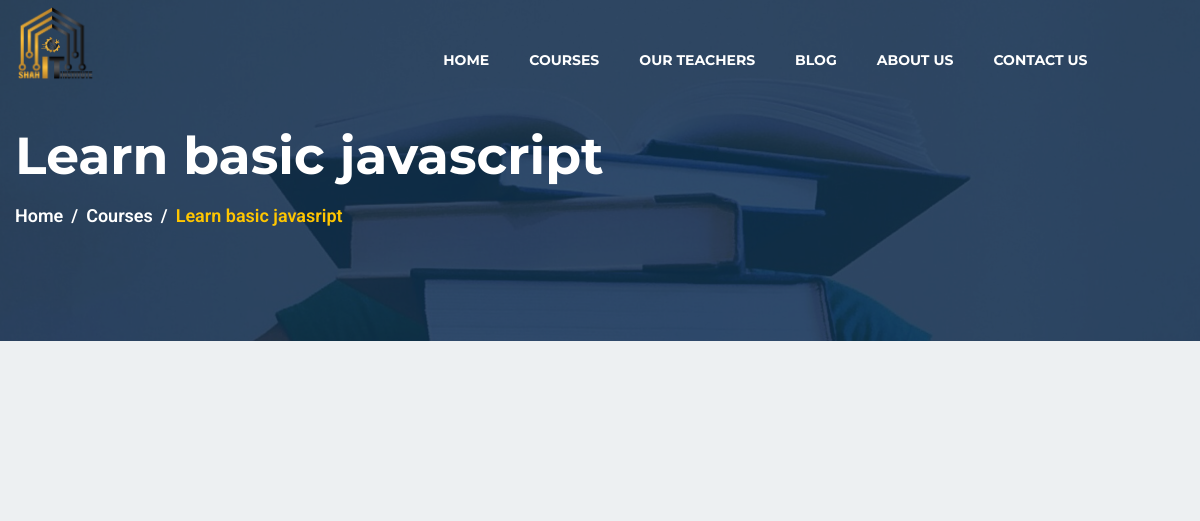
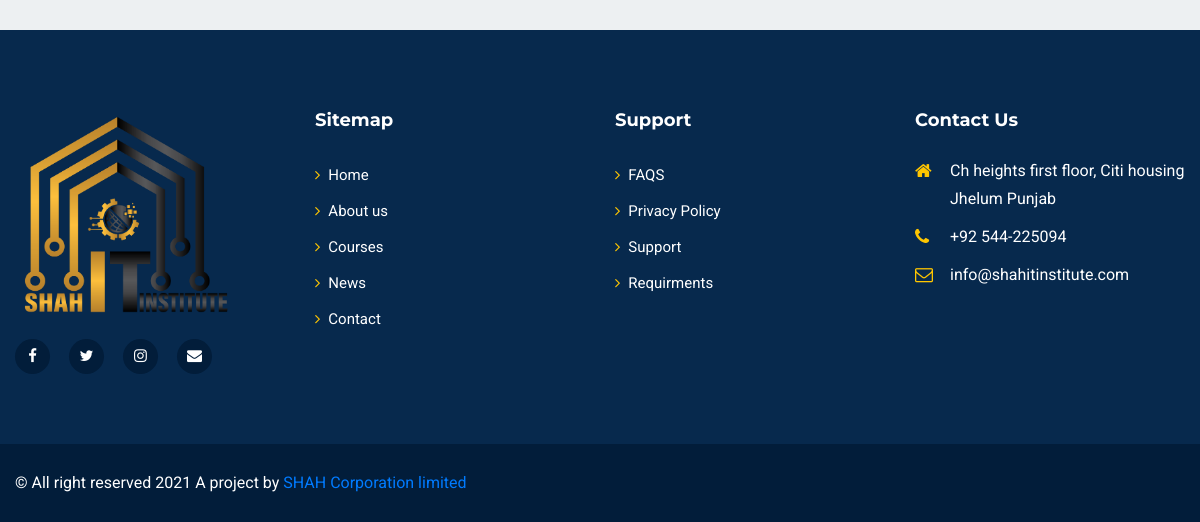
Before: /courses-singel.php?id=Gad-006 with the older database file (2 pictures, top to bottom).
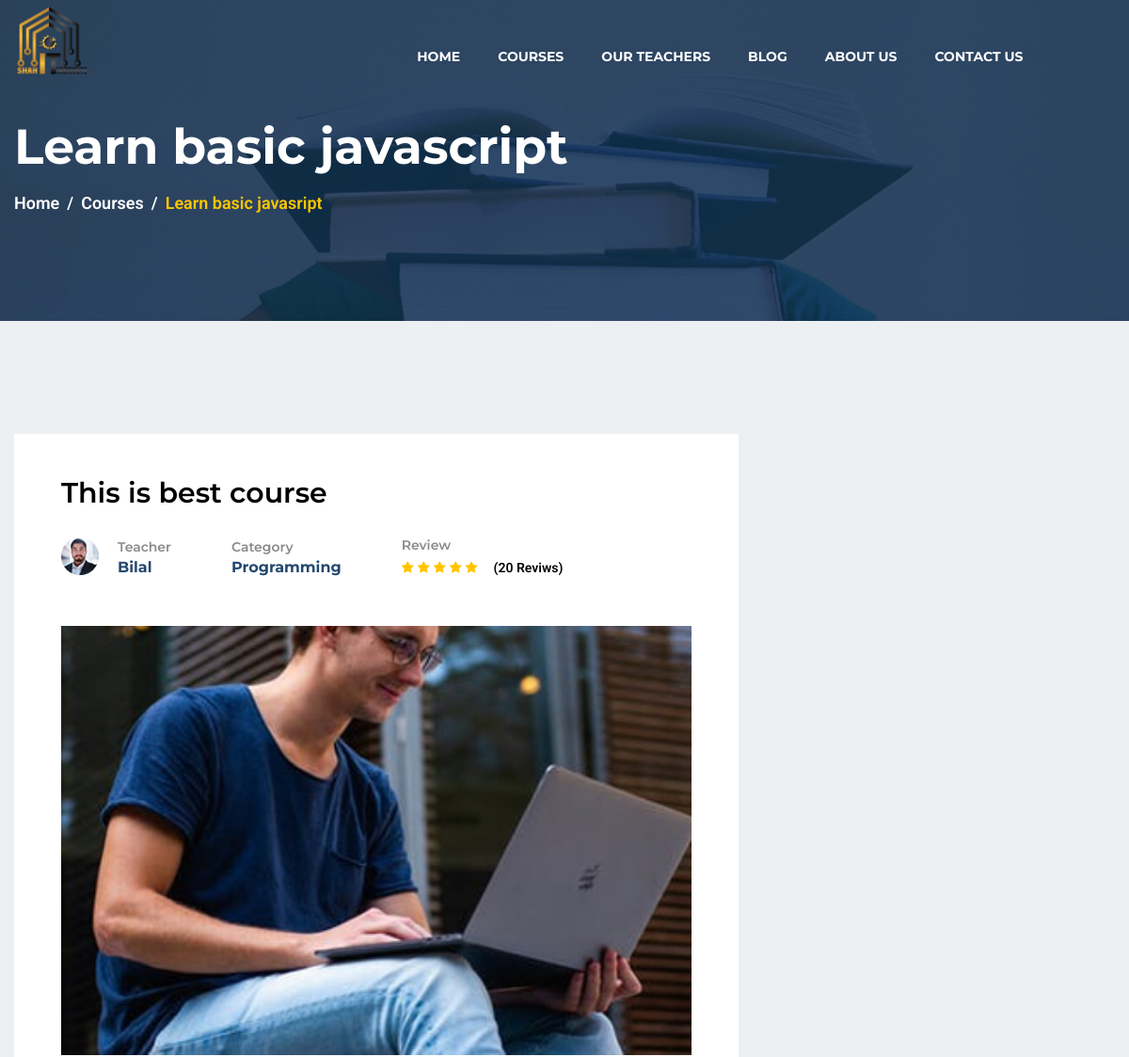
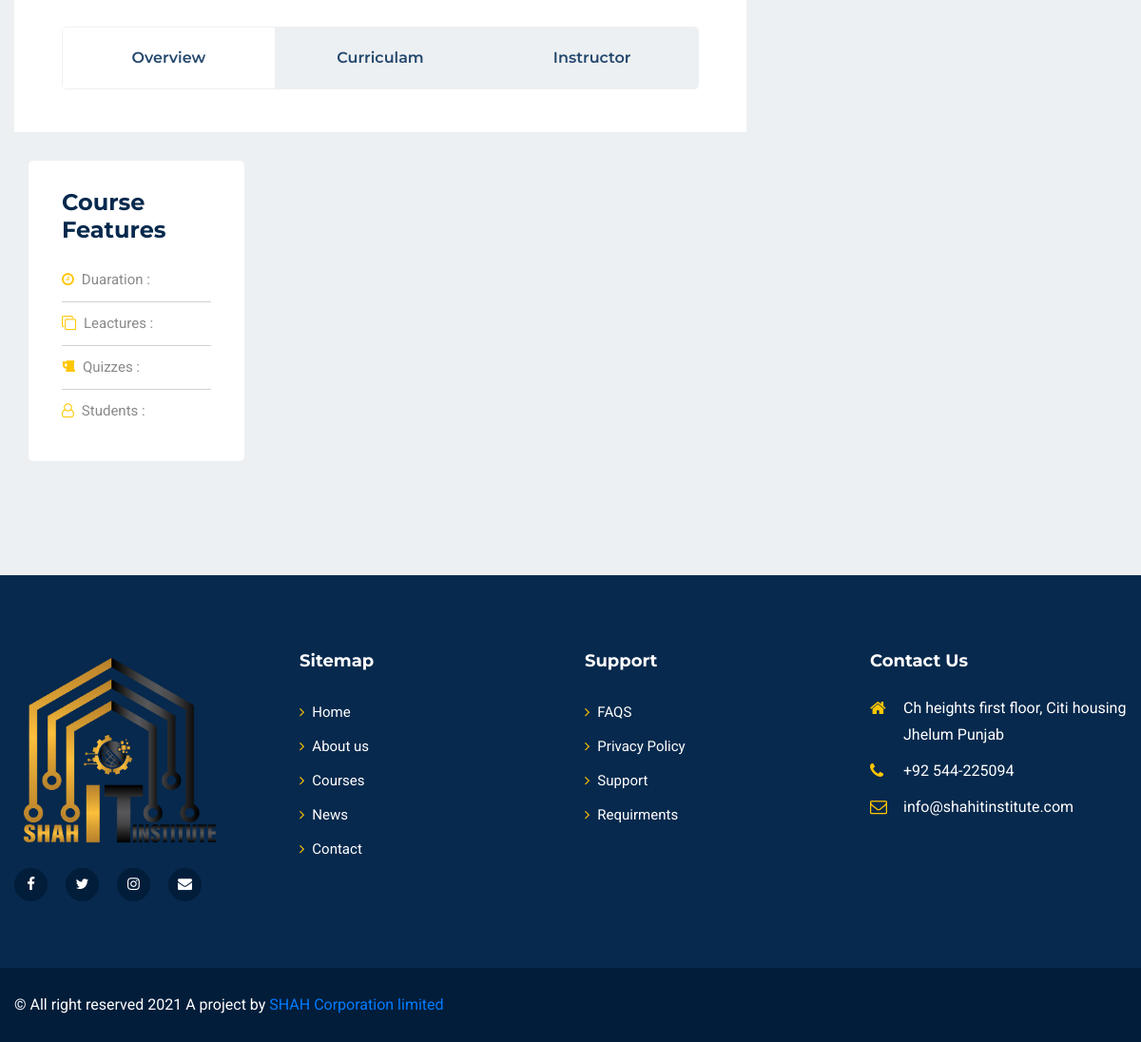
After: the same page with the newer database file (2 pictures, top to bottom).
### tables this page shows
CREATE TABLE `course_deatil` (
  `id` int(11) NOT NULL,
  `course_id` varchar(255) NOT NULL,
  `course_name` varchar(255) NOT NULL,
  `course_category` varchar(255) NOT NULL,
  `teacher_id` varchar(255) NOT NULL,
  `course_image` blob NOT NULL,
  `course_description` varchar(255) NOT NULL
);

CREATE TABLE `our_teachers` (
  `id` int(11) NOT NULL,
  `teacher_id` varchar(255) NOT NULL,
  `course_id` varchar(255) NOT NULL,
  `teacher_name` varchar(255) NOT NULL,
  `teacher_qualification` varchar(255) NOT NULL,
  `teacher_course` varchar(255) NOT NULL,
  `designation` varchar(255) NOT NULL,
  `social_fb` varchar(255) NOT NULL,
  `social_insta` varchar(255) NOT NULL,
  `social_linkedin` varchar(255) NOT NULL,
  `about_teacher` varchar(255) NOT NULL,
  `achievements` varchar(255) NOT NULL,
  `objective` varchar(255) NOT NULL,
  `description` varchar(255) NOT NULL,
  `experties` varchar(255) NOT NULL,
  `teacher_image` blob NOT NULL
);

CREATE TABLE `courses` (
  `id` int(11) NOT NULL,
  `course_id` varchar(255) NOT NULL,
  `course_name` varchar(255) NOT NULL,
  `course_category` varchar(255) NOT NULL
);

### courses-singel.php (the view, shortened to what the rows shown need)
<!doctype html>
<html lang="en">
<head>
    <?php include("database/connection.php"); ?>
    <?php include("link-libraries.php"); ?>
</head>
<body>
<?php
$id = $_GET['id'];
?>
    <section id="page-banner" class="pt-105 pb-110 bg_cover" data-overlay="8" style="background-image: url(images/page-banner-2.jpg)">
        <div class="container">
            <div class="row">
                <div class="col-lg-12">
                    <div class="page-banner-cont">
                        <h2>Learn basic javascript</h2>
                    </div>
                </div>
            </div>
        </div>
    </section>
    <section id="corses-singel" class="pt-90 pb-120 gray-bg">
        <div class="container">
            <div class="row">
                    <?php
                        $sql = "SELECT * FROM `course_deatil` where course_id ='$id'";
                        $result = $conn->query($sql);
                        if (mysqli_num_rows($result) > 0) {
                            while ($row = mysqli_fetch_array($result)) {
                                $t_id = $row['teacher_id'];
                          ?>
                <div class="col-lg-8">
                    <div class="corses-singel-left mt-30">
                        <div class="title">
                            <h3><?php echo $row['course_description']?></h3>
                        </div>
                        <div class="course-terms">
                        <?php
                        $sql = "SELECT * FROM `our_teachers` where teacher_id ='$t_id'";
                        $result = $conn->query($sql);
                        if (mysqli_num_rows($result) > 0) {
                            while ($row = mysqli_fetch_array($result)) {
                          ?>
                            <ul>
                                <li>
                                    <div class="teacher-name">
                                        <div class="thum">
                                            <img src="images/course/teacher/t-1.jpg" alt="Teacher">
                                        </div>
                                        <div class="name">
                                            <span>Teacher</span>
                                            <h6><?php echo $row['teacher_name']?></h6>
                                        </div>
                                    </div>
                                </li>
                                <li>
                                <?php
                        $sql = "SELECT * FROM `courses` where course_id ='$id'";
                        $result = $conn->query($sql);
                        if (mysqli_num_rows($result) > 0) {
                            while ($row = mysqli_fetch_array($result)) {
                          ?>
                                    <div class="course-category">
                                        <span>Category</span>
                                        <h6><?php echo $row['course_category']?> </h6>
                                    </div>
                                    <?php }}?>
                                </li>
                                <li>
                                    <div class="review">
                                        <span>Review</span>
                                        <ul>
                                            <li><a href="#"><i class="fa fa-star"></i></a></li>
                                            <li><a href="#"><i class="fa fa-star"></i></a></li>
                                            <li><a href="#"><i class="fa fa-star"></i></a></li>
                                            <li><a href="#"><i class="fa fa-star"></i></a></li>
                                            <li><a href="#"><i class="fa fa-star"></i></a></li>
                                            <li class="rating">(20 Reviws)</li>
                                        </ul>
                                    </div>
                                </li>
                            </ul>
                            <?php }}?>
                        </div>
                        <div class="corses-singel-image pt-50">
                            <img src="images/course/cu-1.jpg" alt="Courses">
                        </div>
                        <div class="corses-tab mt-30">
                            <ul class="nav nav-justified" id="myTab" role="tablist">
                                <li class="nav-item">
                                    <a class="active" id="overview-tab" data-toggle="tab" href="#overview" role="tab" aria-controls="overview" aria-selected="true">Overview</a>
                                </li>
                                <li class="nav-item">
                                    <a id="curriculam-tab" data-toggle="tab" href="#curriculam" role="tab" aria-controls="curriculam" aria-selected="false">Curriculam</a>
                                </li>
                                <li class="nav-item">
                                    <a id="instructor-tab" data-toggle="tab" href="#instructor" role="tab" aria-controls="instructor" aria-selected="false">Instructor</a>
                                </li>
                            </ul>
                                <?php
                                $sql = "SELECT * FROM `single_course` WHERE course_id='$id'";
                                $result = $conn->query($sql);
                                ?>
                    </div>
                </div>
                <div class="col-lg-4">
                    <div class="row">
                        <div class="col-lg-12 col-md-6">
                            <div class="course-features mt-30">
                                <h4>Course Features </h4>
                                <ul>
                                    <li><i class="fa fa-clock-o"></i>Duaration : <span><?php echo $row['duration'];?></span></li>
                                    <li><i class="fa fa-clone"></i>Leactures : <span><?php echo $row['lectures'];?></span></li>
                                    <li><i class="fa fa-beer"></i>Quizzes : <span><?php echo $row['quizzes'];?></span></li>
                                    <li><i class="fa fa-user-o"></i>Students : <span><?php echo $row['quizzes'];?></span></li>
                                </ul>
                            </div>
                        </div>
                    </div>
                </div>
            <?php } }?></div>
            </div>
    </section>
</body>
</html>

Changed rows visible on the page:
now on this page (row edited): course_deatil: course_description "This is best course"
now on this page (row edited): our_teachers: teacher_name "Bilal"
now on this page (row unchanged): courses: course_category "Programming"
